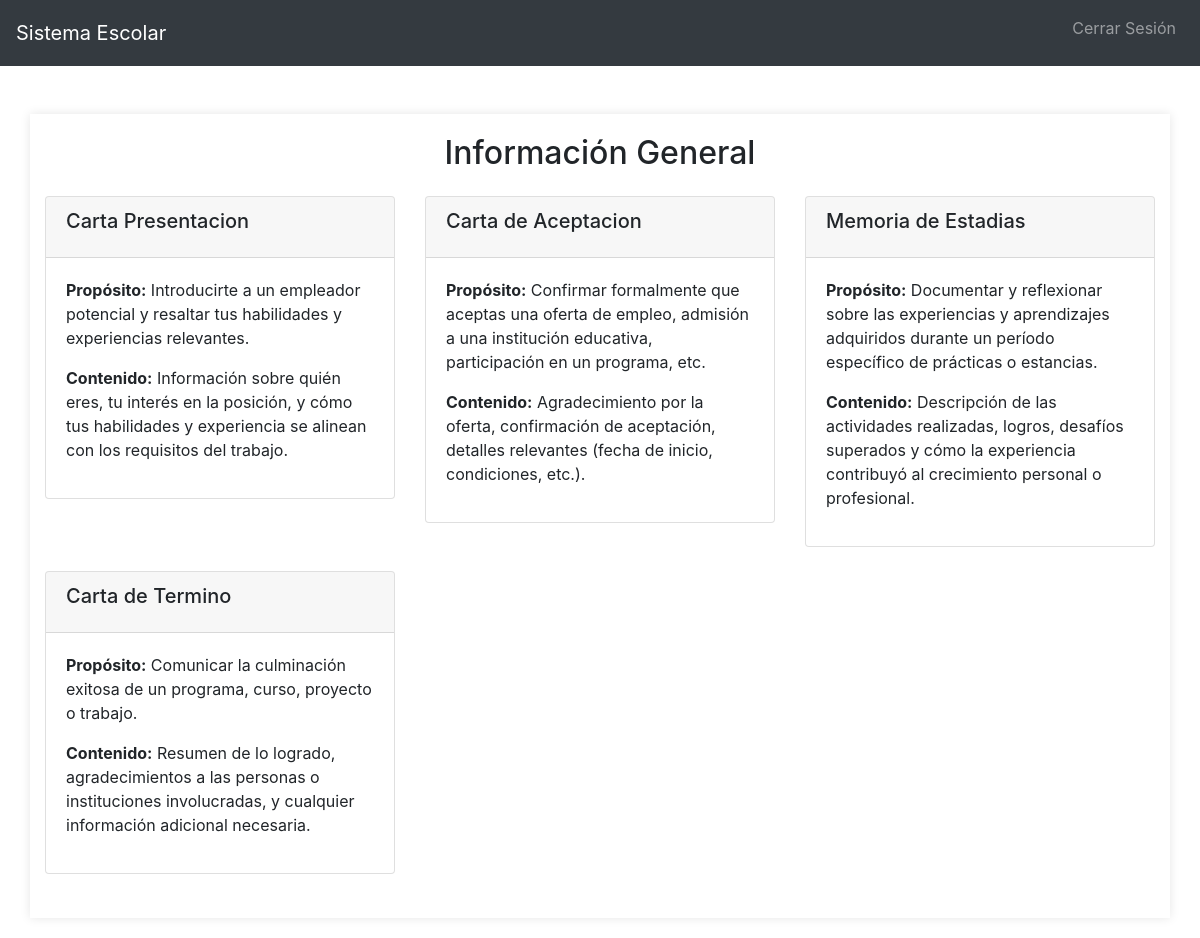
Page /index.php/Alumno/Dashboard_A/InicioU (signed in) on the committed database.
### tables this page shows
CREATE TABLE `tipos_documentos` (
  `id` int(11) NOT NULL,
  `nombre` varchar(100) NOT NULL,
  `proposito` varchar(255) NOT NULL,
  `contenido` varchar(255) NOT NULL,
  `documento_path` varchar(255) DEFAULT NULL
);

### application/controllers/Alumno/Dashboard_A.php (called while the page is built, shortened)
<?php
class Dashboard_A extends CI_Controller
{
    public function __construct()
    {
        $this->load->library('form_validation');
        $this->load->model('Documento_model');
    }
    public function inicioU()
    {
        $data['tipo_usuario'] = $this->session->userdata('tipo_usuario');
		$data['documentos'] = $this->Documento_model->obtener_documentos_del_alumno($this->session->userdata('id_usuario'));
        $data['maestros'] = $this->Documento_model->obtener_maestros();
        $data['tiposDocumentos'] = $this->Documento_model->obtener_tipos_documentos();
        $data['documentos'] = $this->Documento_model->obtener_tipos_documentos();
        $this->load->view('Alumno/Inicio', $data);
    }
}

### index.php (called while the page is built, shortened)
<?php
require_once BASEPATH.'core/CodeIgniter.php';

### application/models/Documento_Model.php (called while the page is built, shortened)
<?php
class Documento_model extends CI_Model
{
    public function obtener_maestros()
    {
        $this->db->where('tipo_usuario', 'profesor');
        $query = $this->db->get('usuarios');
        return $query->result_array();
    }
    public function obtener_documentos_del_alumno($usuario_id)
    {
        $this->db->select('*');
        $this->db->from('documentos');
        $this->db->where('usuario_id', $usuario_id);
        $query = $this->db->get();
        if ($query->num_rows() > 0) {
            return $query->result_array();
        } else {
            return array();
        }
    }
    public function obtener_tipos_documentos() {
        $query = $this->db->get('tipos_documentos');
        return $query->result_array();
    }
}

### application/views/Alumno/Inicio.php (the view, shortened to what this page needs)
<!DOCTYPE html>
<html lang="es">
<head>
    <link rel="stylesheet" href="https://maxcdn.bootstrapcdn.com/bootstrap/4.0.0/css/bootstrap.min.css">
    <link href="<?php echo base_url(); ?>assets/css/Dashboard.css" rel="stylesheet" type="text/css" />
</head>
<body>
    <div id="navbar-container">
        <?php include "assets/navbar.php" ?>
    </div>
    <div class="container mt-5">
        <h2 class="text-center mb-4">Información General</h2>
        <div class="row">
            <?php foreach ($documentos as $documento): ?>
                <div class="col-md-4">
                    <div class="card mb-4" data-toggle="modal" data-target="#modalDocumento<?= $documento['id'] ?>">
                        <div class="card-header">
                            <h5 class="card-title"><?= $documento['nombre'] ?></h5>
                        </div>
                        <div class="card-body">
                            <p><strong>Propósito:</strong> <?= $documento['proposito'] ?></p>
                            <p><strong>Contenido:</strong> <?= $documento['contenido'] ?></p>
                        </div>
                    </div>
                </div>
            <?php endforeach; ?>
        </div>
    </div>
</body>
</html>

### assets/css/Dashboard.css (style rules this page uses)
body { background-color: #f8f9fa; margin: 0; }
.container { max-width: 800px; margin: 20px auto; padding: 20px; background-color: #fff; box-shadow: 0 0 10px rgba(0, 0, 0, 0.1); }
h2 { color: #007bff; }
.card { transition: transform 0.2s; }

### rows in the picture
tipos_documentos: nombre "Carta Presentacion", proposito "Introducirte a un empleador potencial y resaltar tus habilidades y experiencias relevantes.", contenido "Información sobre quién eres, tu interés en la posición, y cómo tus habilidades y experiencia se alinean con los requisitos del trabajo."
tipos_documentos: nombre "Carta de Aceptacion", proposito "Confirmar formalmente que aceptas una oferta de empleo, admisión a una institución educativa, participación en un programa, etc.", contenido "Agradecimiento por la oferta, confirmación de aceptación, detalles relevantes (fecha de inicio, condiciones, etc.)."
tipos_documentos: nombre "Memoria de Estadias", proposito "Documentar y reflexionar sobre las experiencias y aprendizajes adquiridos durante un período específico de prácticas o estancias.", contenido "Descripción de las actividades realizadas, logros, desafíos superados y cómo la experiencia contribuyó al crecimiento personal o profesional."
tipos_documentos: nombre "Carta de Termino", proposito "Comunicar la culminación exitosa de un programa, curso, proyecto o trabajo.", contenido "Resumen de lo logrado, agradecimientos a las personas o instituciones involucradas, y cualquier información adicional necesaria."
